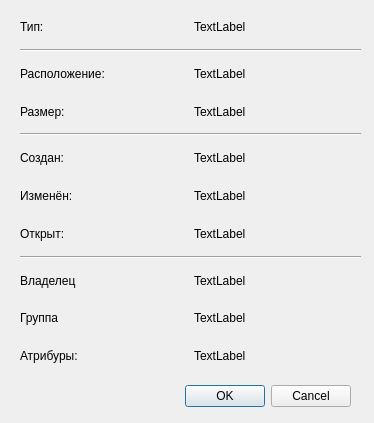
<?xml version="1.0" encoding="UTF-8"?>
<ui version="4.0">
 <class>PropertiesDialog</class>
 <widget class="QDialog" name="PropertiesDialog">
  <property name="geometry">
   <rect>
    <x>0</x>
    <y>0</y>
    <width>374</width>
    <height>423</height>
   </rect>
  </property>
  <property name="windowTitle">
   <string>Dialog</string>
  </property>
  <widget class="QDialogButtonBox" name="buttonBox">
   <property name="geometry">
    <rect>
     <x>10</x>
     <y>380</y>
     <width>341</width>
     <height>32</height>
    </rect>
   </property>
   <property name="orientation">
    <enum>Qt::Horizontal</enum>
   </property>
   <property name="standardButtons">
    <set>QDialogButtonBox::Cancel|QDialogButtonBox::Ok</set>
   </property>
  </widget>
  <widget class="QWidget" name="layoutWidget">
   <property name="geometry">
    <rect>
     <x>20</x>
     <y>11</y>
     <width>341</width>
     <height>361</height>
    </rect>
   </property>
   <layout class="QVBoxLayout" name="verticalLayout">
    <item>
     <layout class="QHBoxLayout" name="horizontalLayout_7">
      <item>
       <widget class="QLabel" name="label">
        <property name="text">
         <string>Тип:</string>
        </property>
       </widget>
      </item>
      <item>
       <widget class="QLabel" name="type">
        <property name="text">
         <string>TextLabel</string>
        </property>
       </widget>
      </item>
     </layout>
    </item>
    <item>
     <widget class="Line" name="line">
      <property name="orientation">
       <enum>Qt::Horizontal</enum>
      </property>
     </widget>
    </item>
    <item>
     <layout class="QHBoxLayout" name="horizontalLayout_6">
      <item>
       <widget class="QLabel" name="label_2">
        <property name="text">
         <string>Расположение:</string>
        </property>
       </widget>
      </item>
      <item>
       <widget class="QLabel" name="location">
        <property name="text">
         <string>TextLabel</string>
        </property>
       </widget>
      </item>
     </layout>
    </item>
    <item>
     <layout class="QHBoxLayout" name="horizontalLayout_5">
      <item>
       <widget class="QLabel" name="label_3">
        <property name="text">
         <string>Размер:</string>
        </property>
       </widget>
      </item>
      <item>
       <widget class="QLabel" name="size">
        <property name="text">
         <string>TextLabel</string>
        </property>
       </widget>
      </item>
     </layout>
    </item>
    <item>
     <widget class="Line" name="line_3">
      <property name="orientation">
       <enum>Qt::Horizontal</enum>
      </property>
     </widget>
    </item>
    <item>
     <layout class="QHBoxLayout" name="horizontalLayout_4">
      <item>
       <widget class="QLabel" name="label_4">
        <property name="text">
         <string>Создан:</string>
        </property>
       </widget>
      </item>
      <item>
       <widget class="QLabel" name="ctime">
        <property name="text">
         <string>TextLabel</string>
        </property>
       </widget>
      </item>
     </layout>
    </item>
    <item>
     <layout class="QHBoxLayout" name="horizontalLayout_3">
      <item>
       <widget class="QLabel" name="label_5">
        <property name="text">
         <string>Изменён:</string>
        </property>
       </widget>
      </item>
      <item>
       <widget class="QLabel" name="mtime">
        <property name="text">
         <string>TextLabel</string>
        </property>
       </widget>
      </item>
     </layout>
    </item>
    <item>
     <layout class="QHBoxLayout" name="horizontalLayout_2">
      <item>
       <widget class="QLabel" name="label_6">
        <property name="text">
         <string>Открыт:</string>
        </property>
       </widget>
      </item>
      <item>
       <widget class="QLabel" name="atime">
        <property name="text">
         <string>TextLabel</string>
        </property>
       </widget>
      </item>
     </layout>
    </item>
    <item>
     <widget class="Line" name="line_2">
      <property name="orientation">
       <enum>Qt::Horizontal</enum>
      </property>
     </widget>
    </item>
    <item>
     <layout class="QHBoxLayout" name="horizontalLayout_8">
      <item>
       <widget class="QLabel" name="label_9">
        <property name="text">
         <string>Владелец</string>
        </property>
       </widget>
      </item>
      <item>
       <widget class="QLabel" name="owner">
        <property name="text">
         <string>TextLabel</string>
        </property>
       </widget>
      </item>
     </layout>
    </item>
    <item>
     <layout class="QHBoxLayout" name="horizontalLayout_9">
      <item>
       <widget class="QLabel" name="label_10">
        <property name="text">
         <string>Группа</string>
        </property>
       </widget>
      </item>
      <item>
       <widget class="QLabel" name="group">
        <property name="text">
         <string>TextLabel</string>
        </property>
       </widget>
      </item>
     </layout>
    </item>
    <item>
     <layout class="QHBoxLayout" name="horizontalLayout">
      <item>
       <widget class="QLabel" name="label_7">
        <property name="text">
         <string>Атрибуры:</string>
        </property>
       </widget>
      </item>
      <item>
       <widget class="QLabel" name="attr">
        <property name="text">
         <string>TextLabel</string>
        </property>
       </widget>
      </item>
     </layout>
    </item>
   </layout>
  </widget>
 </widget>
 <resources/>
 <connections>
  <connection>
   <sender>buttonBox</sender>
   <signal>accepted()</signal>
   <receiver>PropertiesDialog</receiver>
   <slot>accept()</slot>
   <hints>
    <hint type="sourcelabel">
     <x>248</x>
     <y>254</y>
    </hint>
    <hint type="destinationlabel">
     <x>157</x>
     <y>274</y>
    </hint>
   </hints>
  </connection>
  <connection>
   <sender>buttonBox</sender>
   <signal>rejected()</signal>
   <receiver>PropertiesDialog</receiver>
   <slot>reject()</slot>
   <hints>
    <hint type="sourcelabel">
     <x>316</x>
     <y>260</y>
    </hint>
    <hint type="destinationlabel">
     <x>286</x>
     <y>274</y>
    </hint>
   </hints>
  </connection>
 </connections>
</ui>
